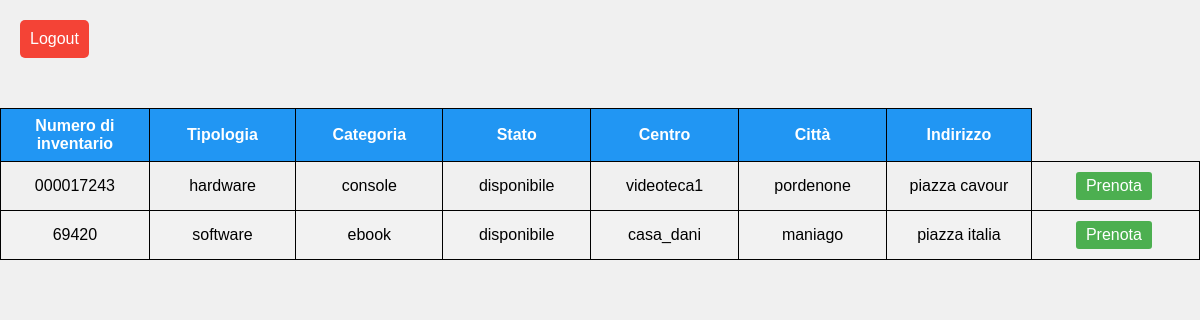
/cliente.php (signed in), run on the app's committed database.
### tables this page shows
CREATE TABLE `articoli` (
  `id_articolo` int(16) NOT NULL,
  `numero_inventario` varchar(32) NOT NULL,
  `tipologia` set('hardware','software') NOT NULL,
  `categoria` set('computer','tablet','ebook','console') NOT NULL,
  `stato` set('disponibile','guasto','prenotato','in prestito') NOT NULL,
  `fk_id_centro` int(16) DEFAULT NULL
);

CREATE TABLE `centri` (
  `id_centro` int(16) NOT NULL,
  `nome` varchar(32) NOT NULL,
  `citta` varchar(32) NOT NULL,
  `indirizzo` varchar(64) NOT NULL
);

### cliente.php (the view, shortened to what this page needs)
<!DOCTYPE html>
<html>
<head>
    <link rel="stylesheet" href="styles.css" type="text/css">
</head>
<body>
    <input type="button" name="logout" value="Logout" onclick="location.href='logout.php'">
    <div class="container">
        <div class="table-wrapper">
            <table class="fl-table">
                <thead>
                <tr>
                    <th>Numero di inventario</th>
                    <th>Tipologia</th>
                    <th>Categoria</th>
                    <th>Stato</th>
                    <th>Centro</th>
                    <th>Città</th>
                    <th>Indirizzo</th>
                </tr>
                </thead>
                <tbody>
                <?php
                    $servername = "localhost";
                    $username = "root";
                    $password = "";
                    $dbname = "pauletta_enoteca2";
                    $conn = new mysqli($servername, $username, $password, $dbname);
                    $selectSql = "SELECT id_articolo, numero_inventario, tipologia, categoria, stato, nome, citta, indirizzo
                                FROM articoli a JOIN centri c
                                ON a.fk_id_centro = c.id_centro";
                    $result = $conn->query($selectSql);
                    while($row = $result->fetch_array(MYSQLI_ASSOC))
                    {
                        $n_inventario = $row['numero_inventario'];
                        $tipologia = $row['tipologia'];
                        $categoria = $row['categoria'];
                        $stato = $row['stato'];
                        $nome = $row['nome'];
                        $citta = $row['citta'];
                        $indirizzo = $row['indirizzo'];
                        echo
                            '<tr>
                                <td class="colonnaNumero">'.$n_inventario.'</td>
                                <td class="colonnaTipo">'.$tipologia.'</td>
                                <td class="colonnaCategoria">'.$categoria.'</td>
                                <td class="colonnaStato">'.$stato.'</td>
                                <td class="colonnaNome">'.$nome.'</td>
                                <td class="colonnaCitta">'.$citta.'</td>
                                <td class="colonnaIndirizzo">'.$indirizzo.'</td>
                                <td class="colonnaTasti">
                                    <a class="btn" href="prenota.php?id='.$row["id_articolo"].'">Prenota</a>
                                </td>
                            </tr>';
                    }
                ?>
                </tbody>
            </table>
        </div>
    </div>
</body>
</html>

### styles.css (style rules this page uses)
body { margin: 0; padding: 0; font-family: Arial, sans-serif; background-color: #f0f0f0; }
.container { display: flex; flex-direction: column; align-items: center; justify-content: flex-start; padding-top: 20px; }
.table-wrapper { margin-top: 30px; }
.fl-table { width: 100%; border-collapse: collapse; border-spacing: 0; }
.fl-table th, .fl-table td { padding: 8px; text-align: center; border: 1px solid black; }
.fl-table th { background-color: #2196f3; color: #fff; text-align: center; }
.fl-table tr:nth-child(even) { background-color: #f2f2f2; }
.colonnaNumero { width: 150px; text-align: center; }
.colonnaTipo { width: 150px; text-align: center; }
.colonnaCategoria { width: 150px; text-align: center; }
.colonnaStato { width: 150px; text-align: center; }
.colonnaNome { width: 150px; text-align: center; }
.colonnaCitta { width: 150px; text-align: center; }
.colonnaIndirizzo { width: 150px; text-align: center; }
.colonnaTasti { width: 175px; align-items: center; text-align: center; }
.colonnaTasti a.btn { display: inline-block; margin-right: 5px; }
.btn { padding: 5px 10px; margin: 2px; text-decoration: none; background-color: #4caf50; color: #fff; border-radius: 3px; transition: background-color 0.3s; }
input[type="button"][name="logout"] { margin-top: 20px; padding: 10px; cursor: pointer; border: none; border-radius: 5px; background: #f44336; color: #ffffff; font-size: 16px; transition: all 0.3s ease; transform: translate(20px, 0); }

### data on the page
articoli: numero_inventario "000017243", tipologia "hardware", categoria "console", stato "disponibile", fk_id_centro.nome "videoteca1", fk_id_centro.citta "pordenone", fk_id_centro.indirizzo "piazza cavour"
articoli: numero_inventario "69420", tipologia "software", categoria "ebook", stato "disponibile", fk_id_centro.nome "casa_dani", fk_id_centro.citta "maniago", fk_id_centro.indirizzo "piazza italia"
